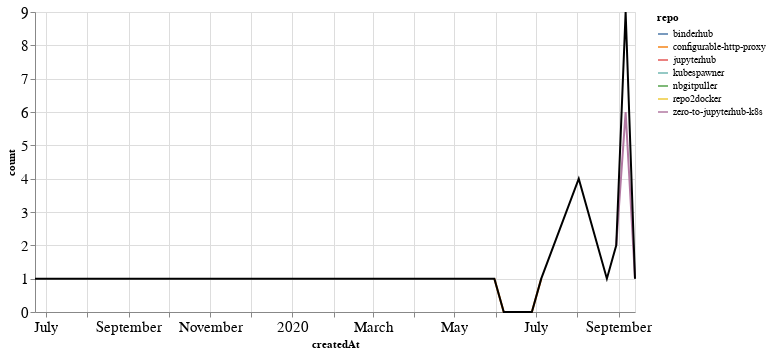

The notebook cell this image was saved under:
### Markdown cell above
## PRs

### Code cell
prs_time = prs.groupby('repo').resample('W', on='createdAt').count()['author'].reset_index()
prs_time = prs_time.rename(columns={'author': 'count'})
prs_time_total = prs_time.groupby('createdAt').agg({"count": "sum"}).reset_index()

ch1 = alt.Chart(prs_time, width=600).mark_line().encode(
    x='createdAt',
    y='count',
    color='repo',
    tooltip="repo"
)

ch2 = alt.Chart(prs_time_total, width=600).mark_line(color="black").encode(
    x='createdAt',
    y='count',
)

ch1 + ch2

### Figure 1 — Vega-Lite specification as saved in the notebook (floating-point values rounded to 4 significant figures)
{"config": {"axisLeft": {"labelFontSize": 15}, "axisBottom": {"labelFontSize": 15}}, "layer": [{"data": {"name": "data-74f7fb5b0175300b0ce3a9c5a51571a2"}, "mark": "line", "encoding": {"color": {"type": "nominal", "field": "repo"}, "tooltip": {"type": "nominal", "field": "repo"}, "x": {"type": "temporal", "field": "createdAt"}, "y": {"type": "quantitative", "field": "count"}}, "width": 600}, {"data": {"name": "data-464e8de5e7bedb8856d4247facfad5aa"}, "mark": {"type": "line", "color": "black"}, "encoding": {"x": {"type": "temporal", "field": "createdAt"}, "y": {"type": "quantitative", "field": "count"}}, "width": 600}], "$schema": "https://vega.github.io/schema/vega-lite/v4.8.1.json", "datasets": {"data-74f7fb5b0175300b0ce3a9c5a51571a2": [{"repo": "binderhub", "createdAt": "2020-09-06T00:00:00", "count": 1}, {"repo": "configurable-http-proxy", "createdAt": "2020-05-31T00:00:00", "count": 1}, {"repo": "configurable-http-proxy", "createdAt": "2020-06-07T00:00:00", "count": 0}, {"repo": "configurable-http-proxy", "createdAt": "2020-06-14T00:00:00", "count": 0}, {"repo": "configurable-http-proxy", "createdAt": "2020-06-21T00:00:00", "count": 0}, {"repo": "configurable-http-proxy", "createdAt": "2020-06-28T00:00:00", "count": 0}, {"repo": "configurable-http-proxy", "createdAt": "2020-07-05T00:00:00", "count": 1}, {"repo": "jupyterhub", "createdAt": "2020-08-23T00:00:00", "count": 1}, {"repo": "kubespawner", "createdAt": "2020-09-06T00:00:00", "count": 2}, {"repo": "nbgitpuller", "createdAt": "2020-08-02T00:00:00", "count": 4}, {"repo": "repo2docker", "createdAt": "2019-06-23T00:00:00", "count": 1}, {"repo": "zero-to-jupyterhub-k8s", "createdAt": "2020-08-30T00:00:00", "count": 2}, {"repo": "zero-to-jupyterhub-k8s", "createdAt": "2020-09-06T00:00:00", "count": 6}, {"repo": "zero-to-jupyterhub-k8s", "createdAt": "2020-09-13T00:00:00", "count": 1}], "data-464e8de5e7bedb8856d4247facfad5aa": [{"createdAt": "2019-06-23T00:00:00", "count": 1}, {"createdAt": "2020-05-31T00:00:00", "count": 1}, {"createdAt": "2020-06-07T00:00:00", "count": 0}, {"createdAt": "2020-06-14T00:00:00", "count": 0}, {"createdAt": "2020-06-21T00:00:00", "count": 0}, {"createdAt": "2020-06-28T00:00:00", "count": 0}, {"createdAt": "2020-07-05T00:00:00", "count": 1}, {"createdAt": "2020-08-02T00:00:00", "count": 4}, {"createdAt": "2020-08-23T00:00:00", "count": 1}, {"createdAt": "2020-08-30T00:00:00", "count": 2}, {"createdAt": "2020-09-06T00:00:00", "count": 9}, {"createdAt": "2020-09-13T00:00:00", "count": 1}]}}
